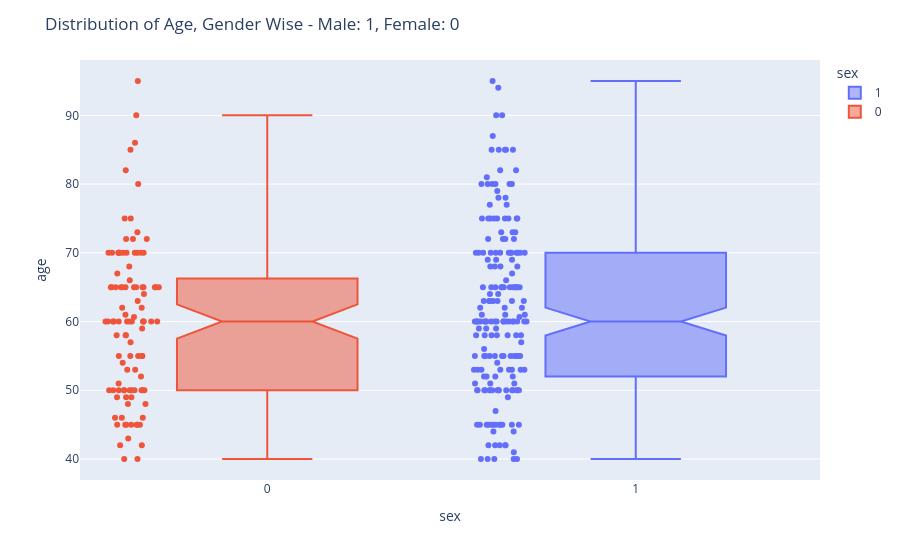

Notebook code for this chart:
### Markdown cell above
### 3. Distribution of Age w.r.t Gender

### Code cell
# Notched box plots apply a "notch" or narrowing of the box around the median. 
# Notches are useful in offering a rough guide to significance of difference of medians; 
# if the notches of two boxes do not overlap, this offers evidence of a statistically significant 
# difference between the medians. Ref - https://en.wikipedia.org/wiki/Box_plot#Variations

fig = px.box(heart_failure_data, x = 'sex', y = 'age', points = "all", hover_name = 'sex', 
             color = 'sex', notched=True)

fig.update_layout(title_text="Distribution of Age, Gender Wise - Male: 1, Female: 0")

fig.show()

### Figure 1 — Plotly figure (JSON) as saved in the notebook; plotly's stock layout.template omitted (floating-point values rounded to 4 significant figures; data arrays with more than 128 entries replaced by an {"elided": "..."} marker saying what was removed)
{"data": [{"alignmentgroup": "True", "boxpoints": "all", "hovertemplate": "<b>%{hovertext}</b><br><br>sex=%{x}<br>age=%{y}<extra></extra>", "hovertext": {"elided": "194 int values"}, "legendgroup": "1", "marker": {"color": "#636efa"}, "name": "1", "notched": true, "offsetgroup": "1", "orientation": "v", "showlegend": true, "type": "box", "x": {"elided": "194 int values"}, "x0": " ", "xaxis": "x", "y": {"elided": "194 float values"}, "y0": " ", "yaxis": "y"}, {"alignmentgroup": "True", "boxpoints": "all", "hovertemplate": "<b>%{hovertext}</b><br><br>sex=%{x}<br>age=%{y}<extra></extra>", "hovertext": [0, 0, 0, 0, 0, 0, 0, 0, 0, 0, 0, 0, 0, 0, 0, 0, 0, 0, 0, 0, 0, 0, 0, 0, 0, 0, 0, 0, 0, 0, 0, 0, 0, 0, 0, 0, 0, 0, 0, 0, 0, 0, 0, 0, 0, 0, 0, 0, 0, 0, 0, 0, 0, 0, 0, 0, 0, 0, 0, 0, 0, 0, 0, 0, 0, 0, 0, 0, 0, 0, 0, 0, 0, 0, 0, 0, 0, 0, 0, 0, 0, 0, 0, 0, 0, 0, 0, 0, 0, 0, 0, 0, 0, 0, 0, 0, 0, 0, 0, 0, 0, 0, 0, 0, 0], "legendgroup": "0", "marker": {"color": "#EF553B"}, "name": "0", "notched": true, "offsetgroup": "0", "orientation": "v", "showlegend": true, "type": "box", "x": [0, 0, 0, 0, 0, 0, 0, 0, 0, 0, 0, 0, 0, 0, 0, 0, 0, 0, 0, 0, 0, 0, 0, 0, 0, 0, 0, 0, 0, 0, 0, 0, 0, 0, 0, 0, 0, 0, 0, 0, 0, 0, 0, 0, 0, 0, 0, 0, 0, 0, 0, 0, 0, 0, 0, 0, 0, 0, 0, 0, 0, 0, 0, 0, 0, 0, 0, 0, 0, 0, 0, 0, 0, 0, 0, 0, 0, 0, 0, 0, 0, 0, 0, 0, 0, 0, 0, 0, 0, 0, 0, 0, 0, 0, 0, 0, 0, 0, 0, 0, 0, 0, 0, 0, 0], "x0": " ", "xaxis": "x", "y": [65, 65, 49, 70, 48, 65, 65, 75, 95, 50, 50, 82, 60, 50, 60, 57, 53, 60, 70, 60, 50, 45, 42, 70, 70, 55, 70, 60, 59, 42, 58, 70, 60, 63, 60, 72, 70, 58, 60, 85, 65, 86, 66, 60, 60, 43, 46, 58, 46, 65, 62, 46, 50, 61, 72, 65, 52, 50, 80, 65, 70, 49, 50, 60, 60.67, 40, 64, 45, 65, 50, 50, 40, 60, 49, 48, 70, 54, 55, 75, 65, 72, 60, 65, 70, 73, 53, 50, 55, 70, 65, 62, 68, 45, 51, 67, 45, 70, 50, 55, 45, 65, 90, 45, 55, 45], "y0": " ", "yaxis": "y"}], "layout": {"autosize": true, "boxmode": "overlay", "legend": {"title": {"text": "sex"}, "tracegroupgap": 0}, "margin": {"t": 60}, "title": {"text": "Distribution of Age, Gender Wise - Male: 1, Female: 0"}, "xaxis": {"anchor": "y", "autorange": true, "categoryarray": [1, 0], "categoryorder": "array", "domain": [0, 1], "range": [-0.5076, 1.5], "title": {"text": "sex"}, "type": "linear"}, "yaxis": {"anchor": "x", "autorange": true, "domain": [0, 1], "range": [36.94, 98.06], "title": {"text": "age"}, "type": "linear"}}}
